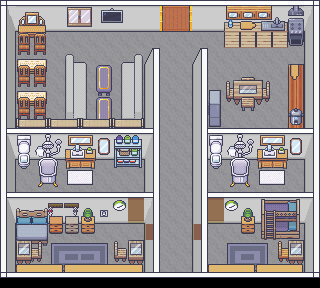

Rendered tile map (Tiled .tmx) drawn with the repository's tilesets; below, a short description and the map source with its tile grids summarised:
An orthogonal 20x18 tile map with 16x16 px tiles, 7 tile layers (Floor, Wall, Obj, Obj1, ...), 9 tilesets and 1 object.

<map version="1.9" tiledversion="1.9.2" orientation="orthogonal" renderorder="right-down" width="20" height="18" tilewidth="16" tileheight="16" infinite="0" nextlayerid="11" nextobjectid="2">
 <tileset firstgid="1" source="../Tileset/Room_Builder_3d_walls.tsx" />
 <tileset firstgid="1321" source="../Tileset/Floors.tsx" />
 <tileset firstgid="1921" source="../Tileset/Generic.tsx" />
 <tileset firstgid="3169" source="../Tileset/LivingRoom.tsx" />
 <tileset firstgid="3889" source="../Tileset/Room_Builder_borders.tsx" />
 <tileset firstgid="4339" source="../Tileset/Bathroom.tsx" />
 <tileset firstgid="5235" source="../Tileset/Bedroom.tsx" />
 <tileset firstgid="6947" source="../Tileset/Classroom_and_library.tsx" />
 <tileset firstgid="7491" source="../Tileset/Kitchen.tsx" />
 <layer id="2" name="Floor" width="20" height="18">
  <data>[360 cells, 340 non-empty, 1 distinct tile ids]</data>
 </layer>
 <layer id="1" name="Wall" width="20" height="18">
  <data>[360 cells, 146 non-empty, 21 distinct tile ids]</data>
 </layer>
 <layer id="3" name="Obj" width="20" height="18">
  <data>[360 cells, 83 non-empty, 64 distinct tile ids]</data>
 </layer>
 <layer id="4" name="Obj1" width="20" height="18">
  <data>[360 cells, 81 non-empty, 45 distinct tile ids]</data>
 </layer>
 <layer id="5" name="Wal1.1" width="20" height="18">
  <data>[360 cells, 28 non-empty, 2 distinct tile ids]</data>
 </layer>
 <layer id="6" name="Obj1.2" width="20" height="18">
  <data>[360 cells, 60 non-empty, 37 distinct tile ids]</data>
 </layer>
 <objectgroup id="10" name="Collision">
  <object id="1" x="261" y="200" width="38" height="39" />
 </objectgroup>
 <layer id="8" name="Obj2" width="20" height="18">
  <data>[360 cells, 27 non-empty, 15 distinct tile ids]</data>
 </layer>
</map>
